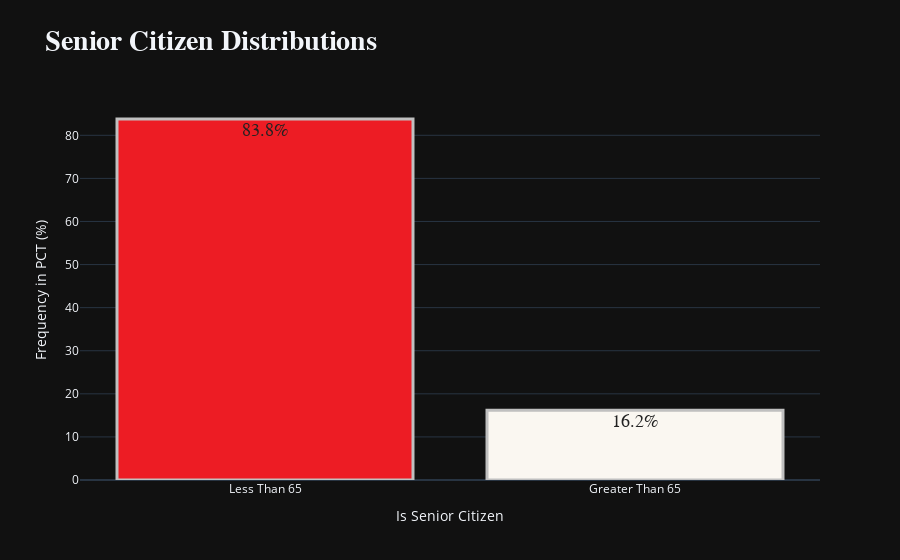

Here is the notebook cell this chart was saved with:
### Code cell
fig = px.bar(
    data_frame= senior_citizen,
    x= ['Greater Than 65' if i == 1 else 'Less Than 65' for i in senior_citizen.index],
    y= senior_citizen,
    color= ['Greater Than 65' if i == 1 else 'Less Than 65' for i in senior_citizen.index],
    color_discrete_sequence=used_color,
    title = '<b>Senior Citizen Distributions',
    labels = {'x': 'Is Senior Citizen', 'y': 'Frequency in PCT (%)'},
    template = 'plotly_dark',
    text = senior_citizen.apply(lambda x: f'{x:.1f}%')
)

update_layout()

fig.update_traces(
    textfont = {
        'size': 18,
        'family' : 'consolas',
        'color' : '#222'
    },
    
    marker = dict(line = dict(color = '#C0C0C0', width=3))
)
iplot(fig)

### Figure 1 — Plotly figure (JSON) as saved in the notebook; plotly's stock layout.template omitted (floating-point values rounded to 4 significant figures)
{"data": [{"alignmentgroup": "True", "hovertemplate": "color=Less Than 65<br>Is Senior Citizen=%{x}<br>Frequency in PCT (%)=%{y}<br>text=%{text}<extra></extra>", "legendgroup": "Less Than 65", "marker": {"color": "#ED1C24", "line": {"color": "#C0C0C0", "width": 3}, "pattern": {"shape": ""}}, "name": "Less Than 65", "offsetgroup": "Less Than 65", "orientation": "v", "showlegend": true, "text": ["83.8%"], "textfont": {"color": "#222", "family": "consolas", "size": 18}, "textposition": "auto", "type": "bar", "x": ["Less Than 65"], "xaxis": "x", "y": [83.79], "yaxis": "y"}, {"alignmentgroup": "True", "hovertemplate": "color=Greater Than 65<br>Is Senior Citizen=%{x}<br>Frequency in PCT (%)=%{y}<br>text=%{text}<extra></extra>", "legendgroup": "Greater Than 65", "marker": {"color": "#FAF7F1", "line": {"color": "#C0C0C0", "width": 3}, "pattern": {"shape": ""}}, "name": "Greater Than 65", "offsetgroup": "Greater Than 65", "orientation": "v", "showlegend": true, "text": ["16.2%"], "textfont": {"color": "#222", "family": "consolas", "size": 18}, "textposition": "auto", "type": "bar", "x": ["Greater Than 65"], "xaxis": "x", "y": [16.21], "yaxis": "y"}], "layout": {"barmode": "relative", "hoverlabel": {"bgcolor": "#111", "font": {"family": "poppins", "size": 16}}, "legend": {"title": {"text": "color"}, "tracegroupgap": 0}, "showlegend": false, "title": {"font": {"family": "<b>poppins", "size": 28}, "text": "<b>Senior Citizen Distributions"}, "xaxis": {"anchor": "y", "domain": [0, 1], "title": {"text": "Is Senior Citizen"}}, "yaxis": {"anchor": "x", "domain": [0, 1], "title": {"text": "Frequency in PCT (%)"}}}}
